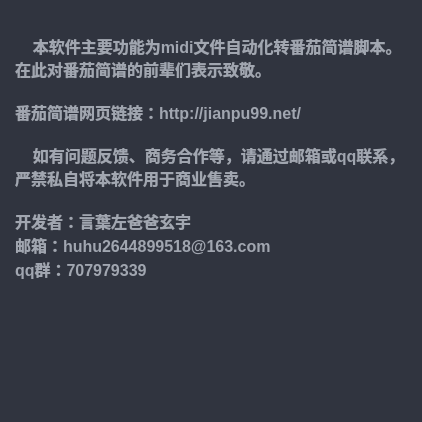
<?xml version="1.0" encoding="UTF-8"?>
<ui version="4.0">
 <class>Dialog</class>
 <widget class="QDialog" name="Dialog">
  <property name="geometry">
   <rect>
    <x>0</x>
    <y>0</y>
    <width>418</width>
    <height>418</height>
   </rect>
  </property>
  <property name="sizePolicy">
   <sizepolicy hsizetype="Fixed" vsizetype="Expanding">
    <horstretch>0</horstretch>
    <verstretch>0</verstretch>
   </sizepolicy>
  </property>
  <property name="maximumSize">
   <size>
    <width>418</width>
    <height>16777215</height>
   </size>
  </property>
  <property name="windowTitle">
   <string>关于</string>
  </property>
  <property name="styleSheet">
   <string notr="true">background-color: rgb(48, 52, 63);
color: rgb(161, 166, 176);</string>
  </property>
  <layout class="QVBoxLayout" name="verticalLayout">
   <item>
    <widget class="QTextBrowser" name="textBrowser">
     <property name="sizePolicy">
      <sizepolicy hsizetype="Fixed" vsizetype="Preferred">
       <horstretch>0</horstretch>
       <verstretch>0</verstretch>
      </sizepolicy>
     </property>
     <property name="minimumSize">
      <size>
       <width>400</width>
       <height>400</height>
      </size>
     </property>
     <property name="styleSheet">
      <string notr="true">
font: bold 16px;</string>
     </property>
     <property name="frameShape">
      <enum>QFrame::NoFrame</enum>
     </property>
     <property name="html">
      <string>&lt;!DOCTYPE HTML PUBLIC &quot;-//W3C//DTD HTML 4.0//EN&quot; &quot;http://www.w3.org/TR/REC-html40/strict.dtd&quot;&gt;
&lt;html&gt;&lt;head&gt;&lt;meta name=&quot;qrichtext&quot; content=&quot;1&quot; /&gt;&lt;style type=&quot;text/css&quot;&gt;
p, li { white-space: pre-wrap; }
&lt;/style&gt;&lt;/head&gt;&lt;body style=&quot; font-family:'SimSun'; font-size:16px; font-weight:600; font-style:normal;&quot;&gt;
&lt;p style=&quot; margin-top:0px; margin-bottom:0px; margin-left:0px; margin-right:0px; -qt-block-indent:0; text-indent:0px;&quot;&gt;&lt;span style=&quot; font-size:16px;&quot;&gt;    &lt;/span&gt;&lt;/p&gt;
&lt;p style=&quot; margin-top:0px; margin-bottom:0px; margin-left:0px; margin-right:0px; -qt-block-indent:0; text-indent:0px;&quot;&gt;&lt;span style=&quot; font-size:16px;&quot;&gt;    本软件主要功能为midi文件自动化转番茄简谱脚本。在此对番茄简谱的前辈们表示致敬。&lt;/span&gt;&lt;/p&gt;
&lt;p style=&quot;-qt-paragraph-type:empty; margin-top:0px; margin-bottom:0px; margin-left:0px; margin-right:0px; -qt-block-indent:0; text-indent:0px;&quot;&gt;&lt;br /&gt;&lt;/p&gt;
&lt;p style=&quot; margin-top:0px; margin-bottom:0px; margin-left:0px; margin-right:0px; -qt-block-indent:0; text-indent:0px;&quot;&gt;&lt;span style=&quot; font-size:16px;&quot;&gt;番茄简谱网页链接：http://jianpu99.net/&lt;/span&gt;&lt;/p&gt;
&lt;p style=&quot;-qt-paragraph-type:empty; margin-top:0px; margin-bottom:0px; margin-left:0px; margin-right:0px; -qt-block-indent:0; text-indent:0px;&quot;&gt;&lt;br /&gt;&lt;/p&gt;
&lt;p style=&quot; margin-top:0px; margin-bottom:0px; margin-left:0px; margin-right:0px; -qt-block-indent:0; text-indent:0px;&quot;&gt;&lt;span style=&quot; font-size:16px;&quot;&gt;    如有问题反馈、商务合作等，请通过邮箱或qq联系，严禁私自将本软件用于商业售卖。&lt;/span&gt;&lt;/p&gt;
&lt;p style=&quot;-qt-paragraph-type:empty; margin-top:0px; margin-bottom:0px; margin-left:0px; margin-right:0px; -qt-block-indent:0; text-indent:0px;&quot;&gt;&lt;br /&gt;&lt;/p&gt;
&lt;p style=&quot; margin-top:0px; margin-bottom:0px; margin-left:0px; margin-right:0px; -qt-block-indent:0; text-indent:0px;&quot;&gt;&lt;span style=&quot; font-size:16px;&quot;&gt;开发者：言葉左爸爸玄宇&lt;/span&gt;&lt;/p&gt;
&lt;p style=&quot; margin-top:0px; margin-bottom:0px; margin-left:0px; margin-right:0px; -qt-block-indent:0; text-indent:0px;&quot;&gt;&lt;span style=&quot; font-size:16px;&quot;&gt;邮箱：huhu2644899518@163.com&lt;/span&gt;&lt;/p&gt;
&lt;p style=&quot; margin-top:0px; margin-bottom:0px; margin-left:0px; margin-right:0px; -qt-block-indent:0; text-indent:0px;&quot;&gt;&lt;span style=&quot; font-size:16px;&quot;&gt;qq群：707979339&lt;/span&gt;&lt;/p&gt;&lt;/body&gt;&lt;/html&gt;</string>
     </property>
    </widget>
   </item>
  </layout>
 </widget>
 <resources/>
 <connections/>
</ui>
